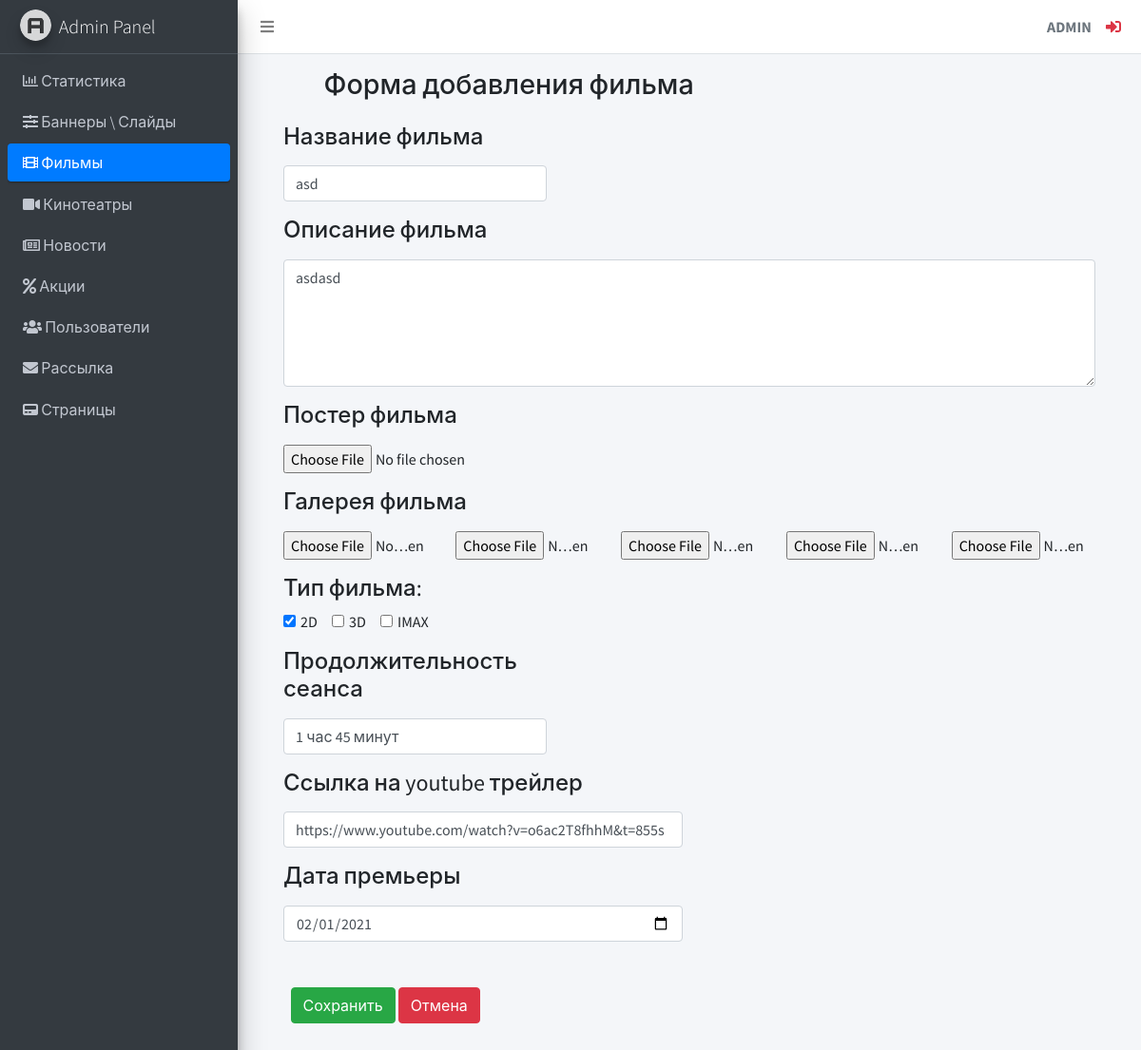
The app's page /adminLte/film/form/9 (signed in) with its own data.
### KinoSite/apps/adminLte/models.py (models this page shows, shortened)
class Film(models.Model):
    title = models.CharField('Название фильма', max_length=255)
    description = models.TextField('Описание фильма')
    main_image = models.ImageField(upload_to='images/film_poster')
    image1 = models.ImageField('Первое изображение', upload_to='images/film_images')
    image2 = models.ImageField('Второе изображение', upload_to='images/film_images/')
    image3 = models.ImageField('Третее изображение', upload_to='images/film_images/')
    image4 = models.ImageField('Четвёртое изображение', upload_to='images/film_images/')
    image5 = models.ImageField('Пятое изображение', upload_to='images/film_images/')
    trailer_link = models.URLField('Ссылка на трейлер')
    two_d = models.BooleanField('2Д', null=False)
    three_d = models.BooleanField('3Д', null=False)
    i_max = models.BooleanField('I_MAX', null=False)
    duration = models.CharField('Длительность фильма', max_length=55)
    first_night = models.DateField(verbose_name='Дата премьеры')

### KinoSite/apps/adminLte/services.py (the view)
    def proxy(request, pk=None):
        u = request.user
        if u.is_authenticated:
            if u.is_superuser:
                if not have_pk:
                    return func(request)
                else:
                    return func(request, pk)
            else:
                return redirect('public_index')
        else:
            return redirect('admin_login')

### KinoSite/apps/adminLte/services.py (called while the page is built)
def form_template(request, instance: django_models.Model, form_class, redirect_url_name: str, template_file_name: str, context=None):
    if context is None:
        context = {}
    form = form_class(request.POST or None, request.FILES or None, instance=instance or None)
    if request.method == 'POST' and form.is_valid():
        form.save()
        return redirect(redirect_url_name)
    context['form'] = form
    return render(request, template_file_name, context)

def admin_views_proxy(func, have_pk=False):
    def proxy(request, pk=None):
        u = request.user
        if u.is_authenticated:
            if u.is_superuser:
                if not have_pk:
                    return func(request)
                else:
                    return func(request, pk)
            else:
                return redirect('public_index')
        else:
            return redirect('admin_login')
    return proxy

### KinoSite/apps/adminLte/views.py (called while the page is built)
def film_edit_form(request, pk=None):
    instance = get_object_or_404(models.Film, pk=pk) if pk else None
    return services.form_template(
        request=request,
        instance=instance,
        form_class=forms.FilmForm,
        redirect_url_name='admin_film_list',
        template_file_name='adminLte/film/film_form.html',
        context={'image1': Film.image1}
    )

### KinoSite/templates/adminLte/film/film_form.html (shortened to what this page needs)
{% extends 'adminLte/base.html' %}
{% block film %}
    <li class="nav-item">
        <a href="{% url 'admin_film_list' %}" class="nav-link active">
              <i class="fas fa-film"></i>
              <p>
                  Фильмы
              </p>
        </a>
    </li>
{% endblock %}
{% block content_title %}
    <h1 class="m-0">Форма добавления фильма</h1>
{% endblock %}
{% block main_content %}
    <div class="features flex-fill">
        <div class="row">
            <div class="container">
                <form method="POST" enctype="multipart/form-data">
                    <div class="form-group col-md-4" style="padding-left: 0px">
                        <label for="FilmNameInput"><h4>Название фильма</h4></label>
                        {{ form.title }}
                    </div>
                    <div class="form-group">
                        <label for="FilmTextInput"><h4>Описание фильма</h4></label>
                        {{ form.description }}
                    </div>
                    <div class="form-group">
                        <label for="FilmPoster"><h4>Постер фильма</h4></label>
                            {{ form.main_image }}
                    </div>
                    <label for="FilmGallery"><h4>Галерея фильма</h4></label>
                        <div class="row" id="FilmGallery">
                            <div class="col" style="max-width: 100%">
                                {{ form.image1 }}
                            </div>
                            <div class="col">
                                 {{ form.image2 }}
                            </div>
                            <div class="col">
                                 {{ form.image3 }}
                            </div>
                            <div class="col">
                                 {{ form.image4 }}
                            </div>
                            <div class="col">
                                 {{ form.image5 }}
                            </div>
                        </div>
                    <div class="container my-3 pl-0">
                        <h4>Тип фильма:</h4>
                        <div class="form-check form-check-inline">
                            {{ form.two_d }}
                            <label class="form-check-label" for="inlineCheckbox1">2D</label>
                        </div>
                        <div class="form-check form-check-inline">
                            {{ form.three_d }}
                            <label class="form-check-label" for="inlineCheckbox2">3D</label>
                        </div>
                        <div class="form-check form-check-inline">
                            {{ form.i_max }}
                            <label class="form-check-label" for="inlineCheckbox3">IMAX</label>
                        </div>
                    </div>
                    <div class="col-lg-4 my-3 pl-0">
                        <label for="FilmDuration"><h4>Продолжительность сеанса</h4></label>
                        {{ form.duration }}
                    </div>
                    <div class="col-lg-6 my-3 pl-0">
                        <label for="TrailerName"><h4>Ссылка на youtube трейлер</h4></label>
                        {{ form.trailer_link }}
                    </div>
                    <div class="col-lg-6 my-3 pl-0">
                        <label for="FilmFirstNightDate"><h4>Дата премьеры</h4></label>
                        {{ form.first_night }}
                    </div>
                    <div class="container my-5">
                        <button class="btn btn-success" type="submit">Сохранить</button>
                        <a class="btn btn-danger" href="{% url 'admin_film_list' %}" role="button">Отмена</a>
                    </div>
                </form>
            </div>
        </div>
    </div>
{% endblock %}

### KinoSite/templates/adminLte/base.html (shortened to what this page needs)
{% load static %}
<!DOCTYPE html>
<html lang="en">
<head>
  <link rel="stylesheet" href="{% static 'plugins/fontawesome-free/css/all.min.css' %}">
  <link rel="stylesheet" href="{% static 'dist/css/adminlte.min.css' %}">
</head>
<body class="hold-transition sidebar-mini">
<div class="wrapper">
{% block body %}
  <nav class="main-header navbar navbar-expand navbar-white navbar-light">
    <ul class="navbar-nav">
      <li class="nav-item">
        <a class="nav-link" data-widget="pushmenu" href="#" role="button"><i class="fas fa-bars" style="margin-right: 10px"></i></a>
      </li>
    </ul>
    <ul class="navbar-nav ml-auto">
      <div class="user-panel d-flex">
          <div class="info">
              <a class="d-block text-uppercase text-secondary"><strong>{{ user.username }}</strong></a>
          </div>
          <div class="info">
              <a href="{% url 'admin_logout' %}" class="fas fa fa-sign-in-alt mr-2 text-danger"></a>
          </div>
      </div>
    </ul>
  </nav>
  <aside class="main-sidebar sidebar-dark-primary elevation-4">
    <a href="{% url 'admin_index'%}" class="brand-link">
      <img src="{% static 'dist/img/AdminLTELogo.png' %}" alt="AdminLTE Logo" class="brand-image img-circle elevation-3" style="opacity: .8">
      <span class="brand-text font-weight-light">Admin Panel</span>
    </a>
    <div class="sidebar">
        <nav class="mt-2">
            <ul class="nav nav-pills nav-sidebar flex-column" data-widget="treeview" role="menu" data-accordion="false">
                {% block statistic %}
                <li class="nav-item">
                    <a href="{% url 'admin_index' %}" class="nav-link">
                        <i class="far fa-chart-bar"></i>
                        <p>
                            Статистика
                        </p>
                    </a>
                </li>
                {% endblock %}
                {% block banner %}
                <li class="nav-item">
                    <a href="{% url 'admin_banner_list' %}" class="nav-link">
                        <i class="fas fa-sliders-h"></i>
                        <p>
                            Баннеры \ Слайды
                        </p>
                    </a>
                </li>
                {% endblock %}
                {% block film %}{% endblock %}
                {% block cinema %}
                <li class="nav-item">
                    <a href="{% url 'admin_cinema_list' %}" class="nav-link">
                        <i class="fas fa-video"></i>
                        <p>
                            Кинотеатры
                        </p>
                    </a>
                </li>
                {% endblock %}
                {% block news %}
                <li class="nav-item">
                    <a href="{% url 'admin_news_list' %}" class="nav-link">
                        <i class="far fa-newspaper"></i>
                        <p>
                            Новости
                        </p>
                    </a>
                </li>
                {% endblock %}
                {% block promotion %}
                <li class="nav-item">
                    <a href="{% url 'admin_promotion_list' %}" class="nav-link">
                        <i class="fas fa-percent"></i>
                        <p>
                            Акции
                        </p>
                    </a>
                </li>
                {% endblock %}
                {% block users %}
                <li class="nav-item">
                    <a href="{% url 'admin_users_list' %}" class="nav-link">
                        <i class="fas fa-users"></i>
                        <p>
                            Пользователи
                        </p>
                    </a>
                </li>
                {% endblock %}
                {% block mailing %}
                <li class="nav-item">
                    <a href="{% url 'admin_mailing' %}" class="nav-link">
                        <i class="fas fa-envelope"></i>
                        <p>
                            Рассылка
                        </p>
                    </a>
                </li>
                {% endblock %}
                {% block page %}
                <li class="nav-item menu-close">
                    <a href="#" class="nav-link">
                        <i class="fas fa-pager"></i>
                        <p>
                            Страницы
                        </p>
                    </a>
                </li>
                {% endblock %}
            </ul>
        </nav>
    </div>
  </aside>
    <div class="content-wrapper">
        <div class="content-header">
            <div class="container-fluid">
                <div class="row mb-2">
                    <div class="col-sm-6" style="margin-left: 75px; margin-right: 75px">
                        {% block content_title %}{% endblock %}
                    </div>
                </div>
            </div>
        </div>
        <div class="row" style="margin-left: 48px; margin-right: 48px">
            {% block main_content %}{% endblock %}
        </div>
    </div>
</div>
{% endblock %}
</body>
</html>

### records on screen
Film: title "asd", description "asdasd", two_d "☑", duration "1 час 45 минут", trailer_link "https://www.youtube.com/watch?v=o6ac2T8fhhM&t=855s", first_night "02/01/2021"

### other values on screen
{{ user.username }} "ADMIN"
